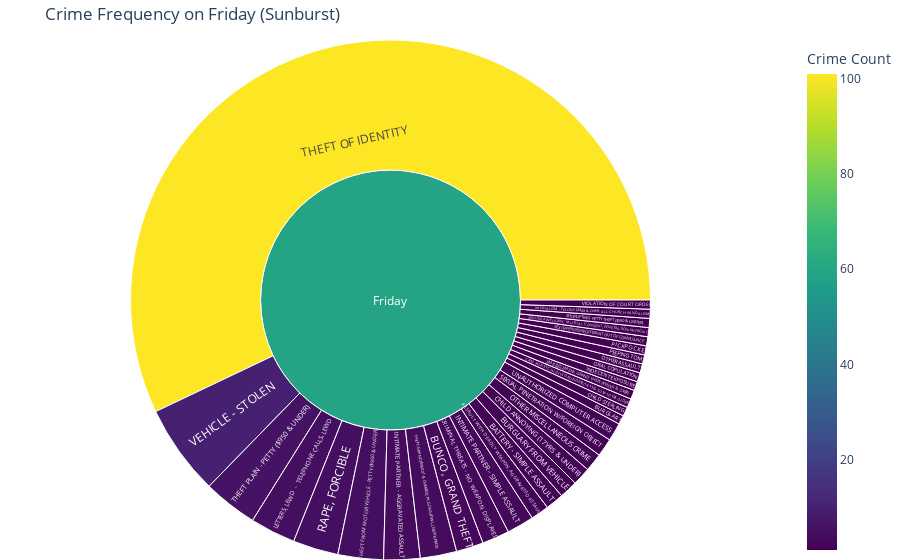
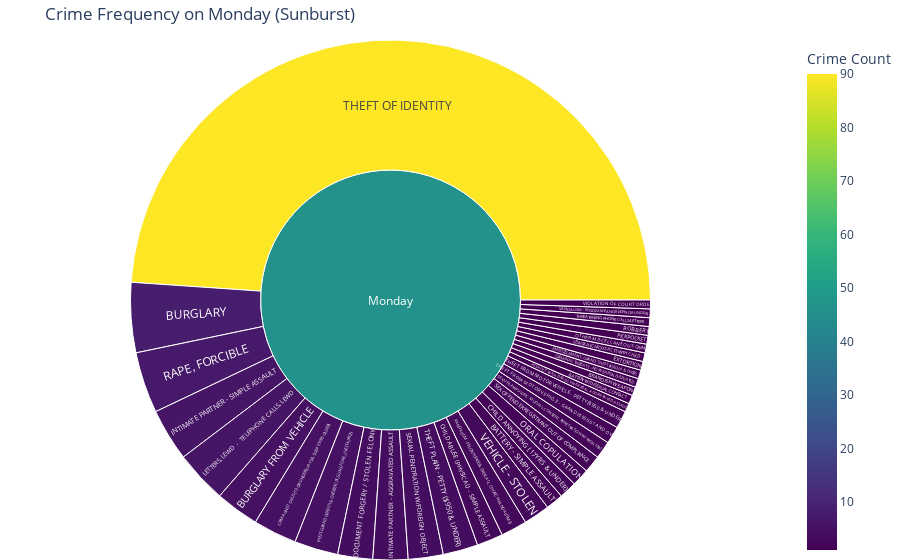
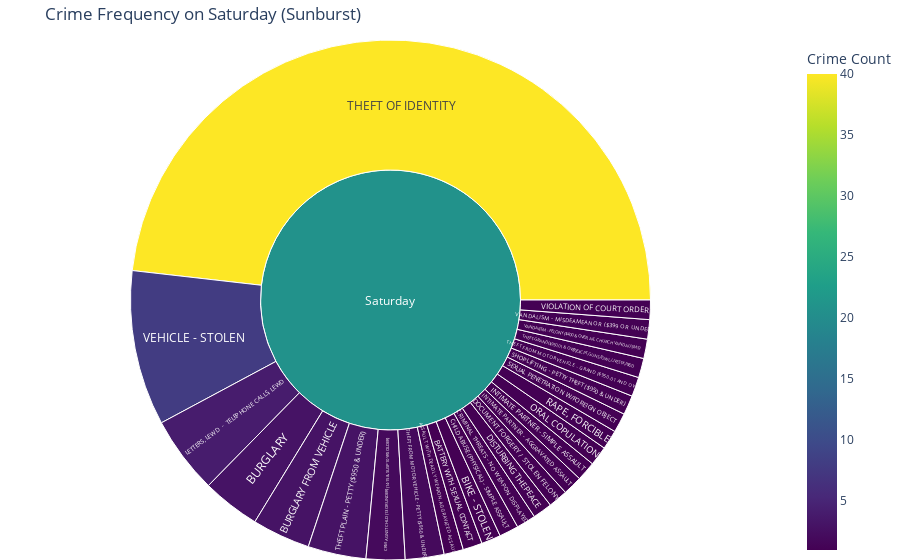
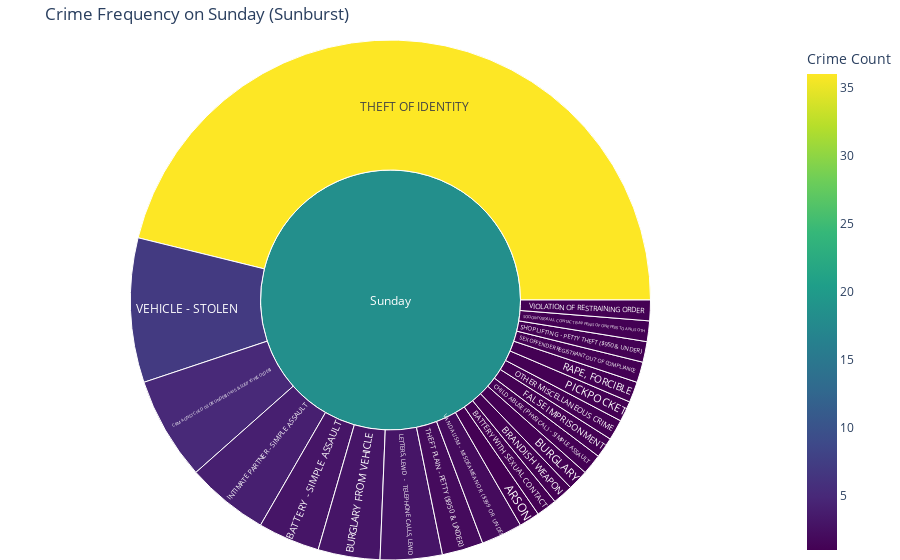

Here is the notebook cell these charts were saved with, in order:
### Markdown cell above
### Crime Frequency by Day and Type (Sunburst Chart)

This **sunburst chart** provides a layered breakdown of crime data, revealing insights about criminal activity across different days and types. Here's how to interpret the chart:

#### **Key Insights**
- **Dominant Crime Days**: Identify which days of the week have the highest overall crime rates by observing the largest central segments.
- **Crime Type Patterns**:
  - Some crime types, such as "Theft of Identity," might dominate specific days, reflecting patterns or trends.
  - Other types might be more evenly distributed, indicating less day-specific behavior.
- **Resource Allocation**:
  - Days with the most varied crime types (e.g., multiple large outer segments) suggest a need for broader coverage.
  - Days with fewer or more concentrated crime types allow for targeted interventions.

This chart not only captures the overall trends but also enables the identification of **specific crime-day relationships**, providing actionable insights for planning and resource deployment.

### Code cell
import plotly.express as px

# Aggregate data
sunburst_data = crime_data_cleaned.groupby(['Day of the Week', 'Crm Cd Desc']).size().reset_index(name='Crime Count')

# Get unique days of the week
days_of_week = sunburst_data['Day of the Week'].unique()

# Generate a sunburst chart for each day
for day in days_of_week:
    day_data = sunburst_data[sunburst_data['Day of the Week'] == day]
    fig = px.sunburst(
        day_data,
        path=['Day of the Week', 'Crm Cd Desc'],
        values='Crime Count',
        title=f'Crime Frequency on {day} (Sunburst)',
        color='Crime Count',
        color_continuous_scale='Viridis'
    )
    fig.update_layout(margin=dict(t=40, l=0, r=0, b=0))
    fig.show()

### Figure 1 — Plotly figure (JSON) as saved in the notebook; plotly's stock layout.template omitted (floating-point values rounded to 4 significant figures)
{"data": [{"branchvalues": "total", "customdata": [[2], [2], [3], [1], [2], [2], [1], [3], [1], [1], [1], [4], [3], [5], [1], [1], [2], [1], [1], [5], [1], [1], [2], [1], [5], [101], [6], [4], [2], [1], [10], [1], [59.4]], "domain": {"x": [0, 1], "y": [0, 1]}, "hovertemplate": "labels=%{label}<br>Crime Count_sum=%{value}<br>parent=%{parent}<br>id=%{id}<br>Crime Count=%{color}<extra></extra>", "ids": ["Friday/ASSAULT WITH DEADLY WEAPON, AGGRAVATED ASSAULT", "Friday/BATTERY - SIMPLE ASSAULT", "Friday/BUNCO, GRAND THEFT", "Friday/BURGLARY", "Friday/BURGLARY FROM VEHICLE", "Friday/CHILD ANNOYING (17YRS & UNDER)", "Friday/CHILD STEALING", "Friday/CRIMINAL THREATS - NO WEAPON DISPLAYED", "Friday/CRM AGNST CHLD (13 OR UNDER) (14-15 & SUSP 10 YRS OLDER)", "Friday/EMBEZZLEMENT, GRAND THEFT ($950.01 & OVER)", "Friday/INDECENT EXPOSURE", "Friday/INTIMATE PARTNER - AGGRAVATED ASSAULT", "Friday/INTIMATE PARTNER - SIMPLE ASSAULT", "Friday/LETTERS, LEWD  -  TELEPHONE CALLS, LEWD", "Friday/ORAL COPULATION", "Friday/OTHER ASSAULT", "Friday/OTHER MISCELLANEOUS CRIME", "Friday/PEEPING TOM", "Friday/PICKPOCKET", "Friday/RAPE, FORCIBLE", "Friday/SEX OFFENDER REGISTRANT OUT OF COMPLIANCE", "Friday/SEX,UNLAWFUL(INC MUTUAL CONSENT, PENETRATION W/ FRGN OBJ", "Friday/SEXUAL PENETRATION W/FOREIGN OBJECT", "Friday/SHOPLIFTING - PETTY THEFT ($950 & UNDER)", "Friday/THEFT FROM MOTOR VEHICLE - PETTY ($950 & UNDER)", "Friday/THEFT OF IDENTITY", "Friday/THEFT PLAIN - PETTY ($950 & UNDER)", "Friday/THEFT-GRAND ($950.01 & OVER)EXCPT,GUNS,FOWL,LIVESTK,PROD", "Friday/UNAUTHORIZED COMPUTER ACCESS", "Friday/VANDALISM - FELONY ($400 & OVER, ALL CHURCH VANDALISMS)", "Friday/VEHICLE - STOLEN", "Friday/VIOLATION OF COURT ORDER", "Friday"], "labels": ["ASSAULT WITH DEADLY WEAPON, AGGRAVATED ASSAULT", "BATTERY - SIMPLE ASSAULT", "BUNCO, GRAND THEFT", "BURGLARY", "BURGLARY FROM VEHICLE", "CHILD ANNOYING (17YRS & UNDER)", "CHILD STEALING", "CRIMINAL THREATS - NO WEAPON DISPLAYED", "CRM AGNST CHLD (13 OR UNDER) (14-15 & SUSP 10 YRS OLDER)", "EMBEZZLEMENT, GRAND THEFT ($950.01 & OVER)", "INDECENT EXPOSURE", "INTIMATE PARTNER - AGGRAVATED ASSAULT", "INTIMATE PARTNER - SIMPLE ASSAULT", "LETTERS, LEWD  -  TELEPHONE CALLS, LEWD", "ORAL COPULATION", "OTHER ASSAULT", "OTHER MISCELLANEOUS CRIME", "PEEPING TOM", "PICKPOCKET", "RAPE, FORCIBLE", "SEX OFFENDER REGISTRANT OUT OF COMPLIANCE", "SEX,UNLAWFUL(INC MUTUAL CONSENT, PENETRATION W/ FRGN OBJ", "SEXUAL PENETRATION W/FOREIGN OBJECT", "SHOPLIFTING - PETTY THEFT ($950 & UNDER)", "THEFT FROM MOTOR VEHICLE - PETTY ($950 & UNDER)", "THEFT OF IDENTITY", "THEFT PLAIN - PETTY ($950 & UNDER)", "THEFT-GRAND ($950.01 & OVER)EXCPT,GUNS,FOWL,LIVESTK,PROD", "UNAUTHORIZED COMPUTER ACCESS", "VANDALISM - FELONY ($400 & OVER, ALL CHURCH VANDALISMS)", "VEHICLE - STOLEN", "VIOLATION OF COURT ORDER", "Friday"], "marker": {"coloraxis": "coloraxis", "colors": [2, 2, 3, 1, 2, 2, 1, 3, 1, 1, 1, 4, 3, 5, 1, 1, 2, 1, 1, 5, 1, 1, 2, 1, 5, 101, 6, 4, 2, 1, 10, 1, 59.4]}, "name": "", "parents": ["Friday", "Friday", "Friday", "Friday", "Friday", "Friday", "Friday", "Friday", "Friday", "Friday", "Friday", "Friday", "Friday", "Friday", "Friday", "Friday", "Friday", "Friday", "Friday", "Friday", "Friday", "Friday", "Friday", "Friday", "Friday", "Friday", "Friday", "Friday", "Friday", "Friday", "Friday", "Friday", ""], "type": "sunburst", "values": [2, 2, 3, 1, 2, 2, 1, 3, 1, 1, 1, 4, 3, 5, 1, 1, 2, 1, 1, 5, 1, 1, 2, 1, 5, 101, 6, 4, 2, 1, 10, 1, 177]}], "layout": {"coloraxis": {"colorbar": {"title": {"text": "Crime Count"}}, "colorscale": [[0, "#440154"], [0.1111, "#482878"], [0.2222, "#3e4989"], [0.3333, "#31688e"], [0.4444, "#26828e"], [0.5556, "#1f9e89"], [0.6667, "#35b779"], [0.7778, "#6ece58"], [0.8889, "#b5de2b"], [1, "#fde725"]]}, "legend": {"tracegroupgap": 0}, "margin": {"b": 0, "l": 0, "r": 0, "t": 40}, "title": {"text": "Crime Frequency on Friday (Sunburst)"}}}

### Figure 2 — Plotly figure (JSON) as saved in the notebook; plotly's stock layout.template omitted (floating-point values rounded to 4 significant figures)
{"data": [{"branchvalues": "total", "customdata": [[1], [2], [1], [1], [8], [5], [3], [2], [1], [5], [4], [1], [1], [4], [6], [6], [1], [2], [1], [1], [7], [1], [2], [2], [4], [2], [2], [90], [4], [5], [1], [3], [1], [3], [1], [46.15]], "domain": {"x": [0, 1], "y": [0, 1]}, "hovertemplate": "labels=%{label}<br>Crime Count_sum=%{value}<br>parent=%{parent}<br>id=%{id}<br>Crime Count=%{color}<extra></extra>", "ids": ["Monday/ASSAULT WITH DEADLY WEAPON, AGGRAVATED ASSAULT", "Monday/BATTERY - SIMPLE ASSAULT", "Monday/BATTERY WITH SEXUAL CONTACT", "Monday/BRANDISH WEAPON", "Monday/BURGLARY", "Monday/BURGLARY FROM VEHICLE", "Monday/CHILD ABUSE (PHYSICAL) - SIMPLE ASSAULT", "Monday/CHILD ANNOYING (17YRS & UNDER)", "Monday/CRIMINAL THREATS - NO WEAPON DISPLAYED", "Monday/CRM AGNST CHLD (13 OR UNDER) (14-15 & SUSP 10 YRS OLDER)", "Monday/DOCUMENT FORGERY / STOLEN FELONY", "Monday/EMBEZZLEMENT, GRAND THEFT ($950.01 & OVER)", "Monday/EXTORTION", "Monday/INTIMATE PARTNER - AGGRAVATED ASSAULT", "Monday/INTIMATE PARTNER - SIMPLE ASSAULT", "Monday/LETTERS, LEWD  -  TELEPHONE CALLS, LEWD", "Monday/LEWD/LASCIVIOUS ACTS WITH CHILD", "Monday/ORAL COPULATION", "Monday/OTHER MISCELLANEOUS CRIME", "Monday/PICKPOCKET", "Monday/RAPE, FORCIBLE", "Monday/ROBBERY", "Monday/SEX OFFENDER REGISTRANT OUT OF COMPLIANCE", "Monday/SEX,UNLAWFUL(INC MUTUAL CONSENT, PENETRATION W/ FRGN OBJ", "Monday/SEXUAL PENETRATION W/FOREIGN OBJECT", "Monday/THEFT FROM MOTOR VEHICLE - GRAND ($950.01 AND OVER)", "Monday/THEFT FROM MOTOR VEHICLE - PETTY ($950 & UNDER)", "Monday/THEFT OF IDENTITY", "Monday/THEFT PLAIN - PETTY ($950 & UNDER)", "Monday/THEFT-GRAND ($950.01 & OVER)EXCPT,GUNS,FOWL,LIVESTK,PROD", "Monday/THREATENING PHONE CALLS/LETTERS", "Monday/VANDALISM - FELONY ($400 & OVER, ALL CHURCH VANDALISMS)", "Monday/VANDALISM - MISDEAMEANOR ($399 OR UNDER)", "Monday/VEHICLE - STOLEN", "Monday/VIOLATION OF COURT ORDER", "Monday"], "labels": ["ASSAULT WITH DEADLY WEAPON, AGGRAVATED ASSAULT", "BATTERY - SIMPLE ASSAULT", "BATTERY WITH SEXUAL CONTACT", "BRANDISH WEAPON", "BURGLARY", "BURGLARY FROM VEHICLE", "CHILD ABUSE (PHYSICAL) - SIMPLE ASSAULT", "CHILD ANNOYING (17YRS & UNDER)", "CRIMINAL THREATS - NO WEAPON DISPLAYED", "CRM AGNST CHLD (13 OR UNDER) (14-15 & SUSP 10 YRS OLDER)", "DOCUMENT FORGERY / STOLEN FELONY", "EMBEZZLEMENT, GRAND THEFT ($950.01 & OVER)", "EXTORTION", "INTIMATE PARTNER - AGGRAVATED ASSAULT", "INTIMATE PARTNER - SIMPLE ASSAULT", "LETTERS, LEWD  -  TELEPHONE CALLS, LEWD", "LEWD/LASCIVIOUS ACTS WITH CHILD", "ORAL COPULATION", "OTHER MISCELLANEOUS CRIME", "PICKPOCKET", "RAPE, FORCIBLE", "ROBBERY", "SEX OFFENDER REGISTRANT OUT OF COMPLIANCE", "SEX,UNLAWFUL(INC MUTUAL CONSENT, PENETRATION W/ FRGN OBJ", "SEXUAL PENETRATION W/FOREIGN OBJECT", "THEFT FROM MOTOR VEHICLE - GRAND ($950.01 AND OVER)", "THEFT FROM MOTOR VEHICLE - PETTY ($950 & UNDER)", "THEFT OF IDENTITY", "THEFT PLAIN - PETTY ($950 & UNDER)", "THEFT-GRAND ($950.01 & OVER)EXCPT,GUNS,FOWL,LIVESTK,PROD", "THREATENING PHONE CALLS/LETTERS", "VANDALISM - FELONY ($400 & OVER, ALL CHURCH VANDALISMS)", "VANDALISM - MISDEAMEANOR ($399 OR UNDER)", "VEHICLE - STOLEN", "VIOLATION OF COURT ORDER", "Monday"], "marker": {"coloraxis": "coloraxis", "colors": [1, 2, 1, 1, 8, 5, 3, 2, 1, 5, 4, 1, 1, 4, 6, 6, 1, 2, 1, 1, 7, 1, 2, 2, 4, 2, 2, 90, 4, 5, 1, 3, 1, 3, 1, 46.15]}, "name": "", "parents": ["Monday", "Monday", "Monday", "Monday", "Monday", "Monday", "Monday", "Monday", "Monday", "Monday", "Monday", "Monday", "Monday", "Monday", "Monday", "Monday", "Monday", "Monday", "Monday", "Monday", "Monday", "Monday", "Monday", "Monday", "Monday", "Monday", "Monday", "Monday", "Monday", "Monday", "Monday", "Monday", "Monday", "Monday", "Monday", ""], "type": "sunburst", "values": [1, 2, 1, 1, 8, 5, 3, 2, 1, 5, 4, 1, 1, 4, 6, 6, 1, 2, 1, 1, 7, 1, 2, 2, 4, 2, 2, 90, 4, 5, 1, 3, 1, 3, 1, 184]}], "layout": {"coloraxis": {"colorbar": {"title": {"text": "Crime Count"}}, "colorscale": [[0, "#440154"], [0.1111, "#482878"], [0.2222, "#3e4989"], [0.3333, "#31688e"], [0.4444, "#26828e"], [0.5556, "#1f9e89"], [0.6667, "#35b779"], [0.7778, "#6ece58"], [0.8889, "#b5de2b"], [1, "#fde725"]]}, "legend": {"tracegroupgap": 0}, "margin": {"b": 0, "l": 0, "r": 0, "t": 40}, "title": {"text": "Crime Frequency on Monday (Sunburst)"}}}

### Figure 3 — Plotly figure (JSON) as saved in the notebook; plotly's stock layout.template omitted (floating-point values rounded to 4 significant figures)
{"data": [{"branchvalues": "total", "customdata": [[1], [1], [1], [3], [3], [1], [1], [2], [1], [1], [1], [1], [4], [1], [1], [1], [1], [1], [2], [40], [3], [1], [1], [1], [8], [1], [20.88]], "domain": {"x": [0, 1], "y": [0, 1]}, "hovertemplate": "labels=%{label}<br>Crime Count_sum=%{value}<br>parent=%{parent}<br>id=%{id}<br>Crime Count=%{color}<extra></extra>", "ids": ["Saturday/ASSAULT WITH DEADLY WEAPON, AGGRAVATED ASSAULT", "Saturday/BATTERY WITH SEXUAL CONTACT", "Saturday/BIKE - STOLEN", "Saturday/BURGLARY", "Saturday/BURGLARY FROM VEHICLE", "Saturday/CHILD ABUSE (PHYSICAL) - SIMPLE ASSAULT", "Saturday/CRIMINAL THREATS - NO WEAPON DISPLAYED", "Saturday/CRM AGNST CHLD (13 OR UNDER) (14-15 & SUSP 10 YRS OLDER)", "Saturday/DISTURBING THE PEACE", "Saturday/DOCUMENT FORGERY / STOLEN FELONY", "Saturday/INTIMATE PARTNER - AGGRAVATED ASSAULT", "Saturday/INTIMATE PARTNER - SIMPLE ASSAULT", "Saturday/LETTERS, LEWD  -  TELEPHONE CALLS, LEWD", "Saturday/ORAL COPULATION", "Saturday/RAPE, FORCIBLE", "Saturday/SEXUAL PENETRATION W/FOREIGN OBJECT", "Saturday/SHOPLIFTING - PETTY THEFT ($950 & UNDER)", "Saturday/THEFT FROM MOTOR VEHICLE - GRAND ($950.01 AND OVER)", "Saturday/THEFT FROM MOTOR VEHICLE - PETTY ($950 & UNDER)", "Saturday/THEFT OF IDENTITY", "Saturday/THEFT PLAIN - PETTY ($950 & UNDER)", "Saturday/THEFT-GRAND ($950.01 & OVER)EXCPT,GUNS,FOWL,LIVESTK,PROD", "Saturday/VANDALISM - FELONY ($400 & OVER, ALL CHURCH VANDALISMS)", "Saturday/VANDALISM - MISDEAMEANOR ($399 OR UNDER)", "Saturday/VEHICLE - STOLEN", "Saturday/VIOLATION OF COURT ORDER", "Saturday"], "labels": ["ASSAULT WITH DEADLY WEAPON, AGGRAVATED ASSAULT", "BATTERY WITH SEXUAL CONTACT", "BIKE - STOLEN", "BURGLARY", "BURGLARY FROM VEHICLE", "CHILD ABUSE (PHYSICAL) - SIMPLE ASSAULT", "CRIMINAL THREATS - NO WEAPON DISPLAYED", "CRM AGNST CHLD (13 OR UNDER) (14-15 & SUSP 10 YRS OLDER)", "DISTURBING THE PEACE", "DOCUMENT FORGERY / STOLEN FELONY", "INTIMATE PARTNER - AGGRAVATED ASSAULT", "INTIMATE PARTNER - SIMPLE ASSAULT", "LETTERS, LEWD  -  TELEPHONE CALLS, LEWD", "ORAL COPULATION", "RAPE, FORCIBLE", "SEXUAL PENETRATION W/FOREIGN OBJECT", "SHOPLIFTING - PETTY THEFT ($950 & UNDER)", "THEFT FROM MOTOR VEHICLE - GRAND ($950.01 AND OVER)", "THEFT FROM MOTOR VEHICLE - PETTY ($950 & UNDER)", "THEFT OF IDENTITY", "THEFT PLAIN - PETTY ($950 & UNDER)", "THEFT-GRAND ($950.01 & OVER)EXCPT,GUNS,FOWL,LIVESTK,PROD", "VANDALISM - FELONY ($400 & OVER, ALL CHURCH VANDALISMS)", "VANDALISM - MISDEAMEANOR ($399 OR UNDER)", "VEHICLE - STOLEN", "VIOLATION OF COURT ORDER", "Saturday"], "marker": {"coloraxis": "coloraxis", "colors": [1, 1, 1, 3, 3, 1, 1, 2, 1, 1, 1, 1, 4, 1, 1, 1, 1, 1, 2, 40, 3, 1, 1, 1, 8, 1, 20.88]}, "name": "", "parents": ["Saturday", "Saturday", "Saturday", "Saturday", "Saturday", "Saturday", "Saturday", "Saturday", "Saturday", "Saturday", "Saturday", "Saturday", "Saturday", "Saturday", "Saturday", "Saturday", "Saturday", "Saturday", "Saturday", "Saturday", "Saturday", "Saturday", "Saturday", "Saturday", "Saturday", "Saturday", ""], "type": "sunburst", "values": [1, 1, 1, 3, 3, 1, 1, 2, 1, 1, 1, 1, 4, 1, 1, 1, 1, 1, 2, 40, 3, 1, 1, 1, 8, 1, 83]}], "layout": {"coloraxis": {"colorbar": {"title": {"text": "Crime Count"}}, "colorscale": [[0, "#440154"], [0.1111, "#482878"], [0.2222, "#3e4989"], [0.3333, "#31688e"], [0.4444, "#26828e"], [0.5556, "#1f9e89"], [0.6667, "#35b779"], [0.7778, "#6ece58"], [0.8889, "#b5de2b"], [1, "#fde725"]]}, "legend": {"tracegroupgap": 0}, "margin": {"b": 0, "l": 0, "r": 0, "t": 40}, "title": {"text": "Crime Frequency on Saturday (Sunburst)"}}}

### Figure 4 — Plotly figure (JSON) as saved in the notebook; plotly's stock layout.template omitted (floating-point values rounded to 4 significant figures)
{"data": [{"branchvalues": "total", "customdata": [[1], [3], [1], [1], [1], [3], [1], [5], [1], [4], [3], [1], [1], [1], [1], [1], [1], [36], [2], [2], [7], [1], [18.38]], "domain": {"x": [0, 1], "y": [0, 1]}, "hovertemplate": "labels=%{label}<br>Crime Count_sum=%{value}<br>parent=%{parent}<br>id=%{id}<br>Crime Count=%{color}<extra></extra>", "ids": ["Sunday/ARSON", "Sunday/BATTERY - SIMPLE ASSAULT", "Sunday/BATTERY WITH SEXUAL CONTACT", "Sunday/BRANDISH WEAPON", "Sunday/BURGLARY", "Sunday/BURGLARY FROM VEHICLE", "Sunday/CHILD ABUSE (PHYSICAL) - SIMPLE ASSAULT", "Sunday/CRM AGNST CHLD (13 OR UNDER) (14-15 & SUSP 10 YRS OLDER)", "Sunday/FALSE IMPRISONMENT", "Sunday/INTIMATE PARTNER - SIMPLE ASSAULT", "Sunday/LETTERS, LEWD  -  TELEPHONE CALLS, LEWD", "Sunday/OTHER MISCELLANEOUS CRIME", "Sunday/PICKPOCKET", "Sunday/RAPE, FORCIBLE", "Sunday/SEX OFFENDER REGISTRANT OUT OF COMPLIANCE", "Sunday/SHOPLIFTING - PETTY THEFT ($950 & UNDER)", "Sunday/SODOMY/SEXUAL CONTACT B/W PENIS OF ONE PERS TO ANUS OTH", "Sunday/THEFT OF IDENTITY", "Sunday/THEFT PLAIN - PETTY ($950 & UNDER)", "Sunday/VANDALISM - MISDEAMEANOR ($399 OR UNDER)", "Sunday/VEHICLE - STOLEN", "Sunday/VIOLATION OF RESTRAINING ORDER", "Sunday"], "labels": ["ARSON", "BATTERY - SIMPLE ASSAULT", "BATTERY WITH SEXUAL CONTACT", "BRANDISH WEAPON", "BURGLARY", "BURGLARY FROM VEHICLE", "CHILD ABUSE (PHYSICAL) - SIMPLE ASSAULT", "CRM AGNST CHLD (13 OR UNDER) (14-15 & SUSP 10 YRS OLDER)", "FALSE IMPRISONMENT", "INTIMATE PARTNER - SIMPLE ASSAULT", "LETTERS, LEWD  -  TELEPHONE CALLS, LEWD", "OTHER MISCELLANEOUS CRIME", "PICKPOCKET", "RAPE, FORCIBLE", "SEX OFFENDER REGISTRANT OUT OF COMPLIANCE", "SHOPLIFTING - PETTY THEFT ($950 & UNDER)", "SODOMY/SEXUAL CONTACT B/W PENIS OF ONE PERS TO ANUS OTH", "THEFT OF IDENTITY", "THEFT PLAIN - PETTY ($950 & UNDER)", "VANDALISM - MISDEAMEANOR ($399 OR UNDER)", "VEHICLE - STOLEN", "VIOLATION OF RESTRAINING ORDER", "Sunday"], "marker": {"coloraxis": "coloraxis", "colors": [1, 3, 1, 1, 1, 3, 1, 5, 1, 4, 3, 1, 1, 1, 1, 1, 1, 36, 2, 2, 7, 1, 18.38]}, "name": "", "parents": ["Sunday", "Sunday", "Sunday", "Sunday", "Sunday", "Sunday", "Sunday", "Sunday", "Sunday", "Sunday", "Sunday", "Sunday", "Sunday", "Sunday", "Sunday", "Sunday", "Sunday", "Sunday", "Sunday", "Sunday", "Sunday", "Sunday", ""], "type": "sunburst", "values": [1, 3, 1, 1, 1, 3, 1, 5, 1, 4, 3, 1, 1, 1, 1, 1, 1, 36, 2, 2, 7, 1, 78]}], "layout": {"coloraxis": {"colorbar": {"title": {"text": "Crime Count"}}, "colorscale": [[0, "#440154"], [0.1111, "#482878"], [0.2222, "#3e4989"], [0.3333, "#31688e"], [0.4444, "#26828e"], [0.5556, "#1f9e89"], [0.6667, "#35b779"], [0.7778, "#6ece58"], [0.8889, "#b5de2b"], [1, "#fde725"]]}, "legend": {"tracegroupgap": 0}, "margin": {"b": 0, "l": 0, "r": 0, "t": 40}, "title": {"text": "Crime Frequency on Sunday (Sunburst)"}}}
